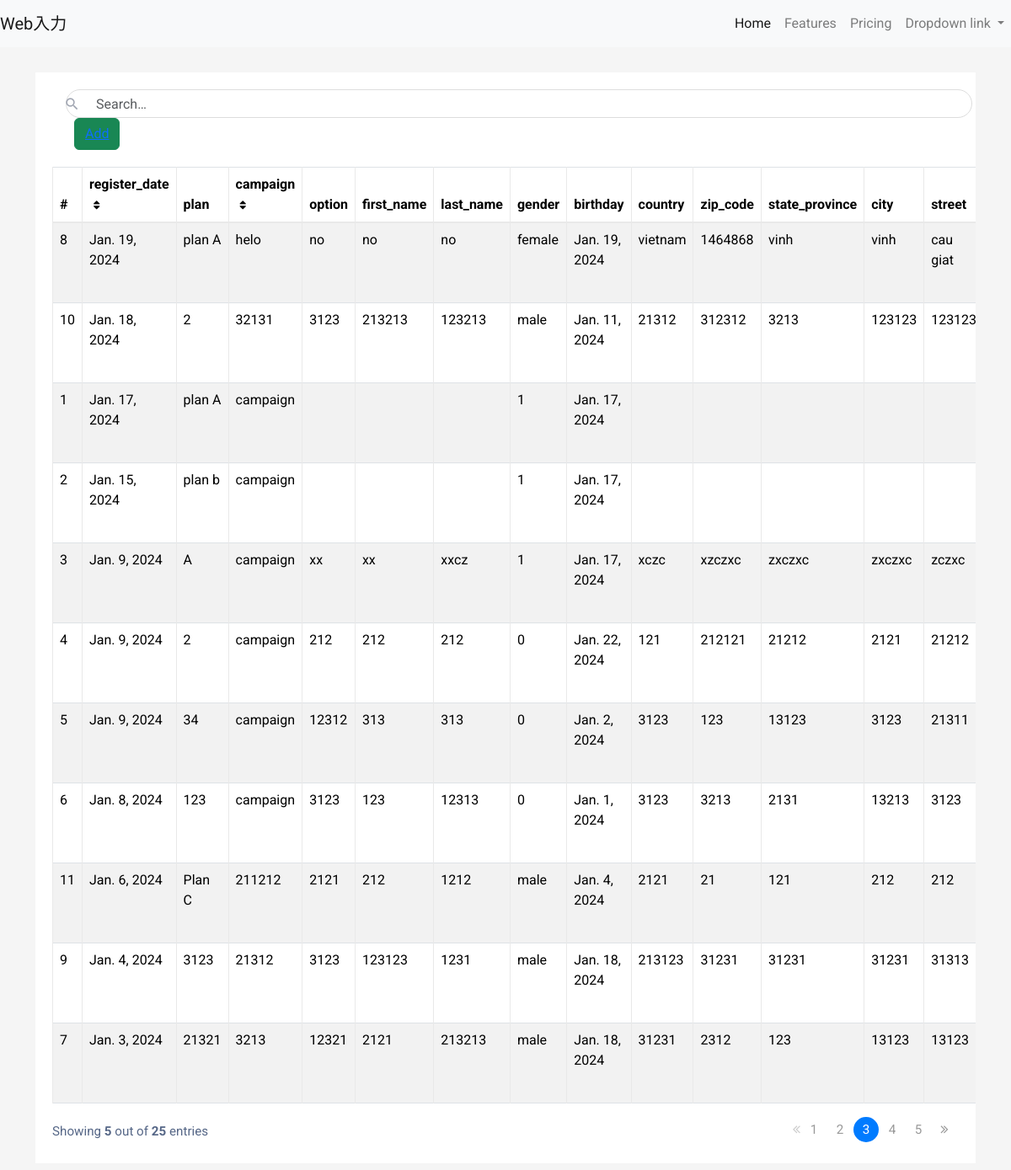
The page / on the database its author committed.
### home/models.py (models this page shows, shortened)
class Customer(models.Model):
    register_date = models.DateField()
    plan = models.TextField(default='')
    campaign = models.TextField(default='')
    option = models.TextField(default='')
    first_name = models.TextField(default='')
    last_name = models.TextField(default='')
    first_name_kata = models.TextField(default='')
    last_name_kata = models.TextField(default='')
    gender = models.TextField(default='male')
    birthday = models.DateField()
    country = models.TextField(default='')
    zip_code = models.TextField(default='')
    state_province = models.TextField(default='')
    city = models.TextField(default='')
    street = models.TextField(default='')
    phone_number = models.TextField(default='')
    email = models.TextField(default='')
    note = models.TextField(default='')

### home/views.py (the view)
# urls.py: path('', views.index),
def index(request):
    data = {'Customers' :Customer.objects.all().order_by("-register_date") }
    context = {'data': data}
    return render(request, 'pages/home.html', data)

### home/templates/pages/home.html (shortened to what this page needs)
{% extends "pages/base.html" %}
{% block content %}
<div class="container-xl">
    <div class="table-responsive">
        <div class="table-wrapper">
            <div class="table-title">
                <div class="row">
                    <div class="search-box">
                        <i class="material-icons">&#xE8B6;</i>
                        <input type="text" class="form-control" placeholder="Search&hellip;">
                        <button type="button" class="btn btn-success btn-add-info"><a href="{% url 'addCustomer' %}" >Add</a> </button>
                    </div>
                </div>
            </div>
            <table class="table table-striped table-hover table-bordered">
                <thead>
                    <tr>
                        <th>#</th>
                        <th>register_date <i class="fa fa-sort"></i></th>
                        <th>plan</th>
                        <th>campaign <i class="fa fa-sort"></i></th>
                        <th>option</th>
                        <th>first_name</th>
                        <th>last_name</th>
                        <th>gender</th>
                        <th>birthday</th>
                        <th>country</th>
                        <th>zip_code</th>
                        <th>state_province</th>
                        <th>city</th>
                        <th>street</th>
                    </tr>
                </thead>
                <tbody>
                    {% for item in Customers %}
                        <tr>
                            <td>{{ item.id }}</td>
                            <td>{{ item.register_date }}</td>
                            <td>{{ item.plan }}</td>
                            <td>{{ item.campaign }}</td>
                            <td>{{ item.option }}</td>
                            <td>{{ item.first_name }}</td>
                            <td>{{ item.last_name }}</td>
                            <td>{{ item.gender }}</td>
                            <td>{{ item.birthday }}</td>
                            <td>{{ item.country }}</td>
                            <td>{{ item.zip_code }}</td>
                            <td>{{ item.state_province }}</td>
                            <td>{{ item.city }}</td>
                            <td>{{ item.street }}</td>
                        </tr>
                    {% endfor %}
                </tbody>
            </table>
            <div class="clearfix">
                <div class="hint-text">Showing <b>5</b> out of <b>25</b> entries</div>
                <ul class="pagination">
                    <li class="page-item disabled"><a href="#"><i class="fa fa-angle-double-left"></i></a></li>
                    <li class="page-item"><a href="#" class="page-link">1</a></li>
                    <li class="page-item"><a href="#" class="page-link">2</a></li>
                    <li class="page-item active"><a href="#" class="page-link">3</a></li>
                    <li class="page-item"><a href="#" class="page-link">4</a></li>
                    <li class="page-item"><a href="#" class="page-link">5</a></li>
                    <li class="page-item"><a href="#" class="page-link"><i class="fa fa-angle-double-right"></i></a></li>
                </ul>
            </div>
        </div>
    </div>
</div>
{% endblock %}

### rows shown on the page
Customer: id "8", register_date "Jan. 19, 2024", plan "plan A", campaign "helo", option "no", first_name "no", last_name "no", gender "female", birthday "Jan. 19, 2024", country "vietnam", zip_code "1464868", state_province "vinh", city "vinh", street "cau giat"
Customer: id "10", register_date "Jan. 18, 2024", plan "2", campaign "32131", option "3123", first_name "213213", last_name "123213", gender "male", birthday "Jan. 11, 2024", country "21312", zip_code "312312", state_province "3213", city "123123", street "123123"
Customer: id "1", register_date "Jan. 17, 2024", plan "plan A", campaign "campaign", gender "1", birthday "Jan. 17, 2024"
Customer: id "2", register_date "Jan. 15, 2024", plan "plan b", campaign "campaign", gender "1", birthday "Jan. 17, 2024"
Customer: id "3", register_date "Jan. 9, 2024", plan "A", campaign "campaign", option "xx", first_name "xx", last_name "xxcz", gender "1", birthday "Jan. 17, 2024", country "xczc", zip_code "xzczxc", state_province "zxczxc", city "zxczxc", street "zczxc"
Customer: id "4", register_date "Jan. 9, 2024", plan "2", campaign "campaign", option "212", first_name "212", last_name "212", gender "0", birthday "Jan. 22, 2024", country "121", zip_code "212121", state_province "21212", city "2121", street "21212"
Customer: id "5", register_date "Jan. 9, 2024", plan "34", campaign "campaign", option "12312", first_name "313", last_name "313", gender "0", birthday "Jan. 2, 2024", country "3123", zip_code "123", state_province "13123", city "3123", street "21311"
Customer: id "6", register_date "Jan. 8, 2024", plan "123", campaign "campaign", option "3123", first_name "123", last_name "12313", gender "0", birthday "Jan. 1, 2024", country "3123", zip_code "3213", state_province "2131", city "13213", street "3123"
Customer: id "11", register_date "Jan. 6, 2024", plan "Plan C", campaign "211212", option "2121", first_name "212", last_name "1212", gender "male", birthday "Jan. 4, 2024", country "2121", zip_code "21", state_province "121", city "212", street "212"
Customer: id "9", register_date "Jan. 4, 2024", plan "3123", campaign "21312", option "3123", first_name "123123", last_name "1231", gender "male", birthday "Jan. 18, 2024", country "213123", zip_code "31231", state_province "31231", city "31231", street "31313"
Customer: id "7", register_date "Jan. 3, 2024", plan "21321", campaign "3213", option "12321", first_name "2121", last_name "213213", gender "male", birthday "Jan. 18, 2024", country "31231", zip_code "2312", state_province "123", city "13123", street "13123"
